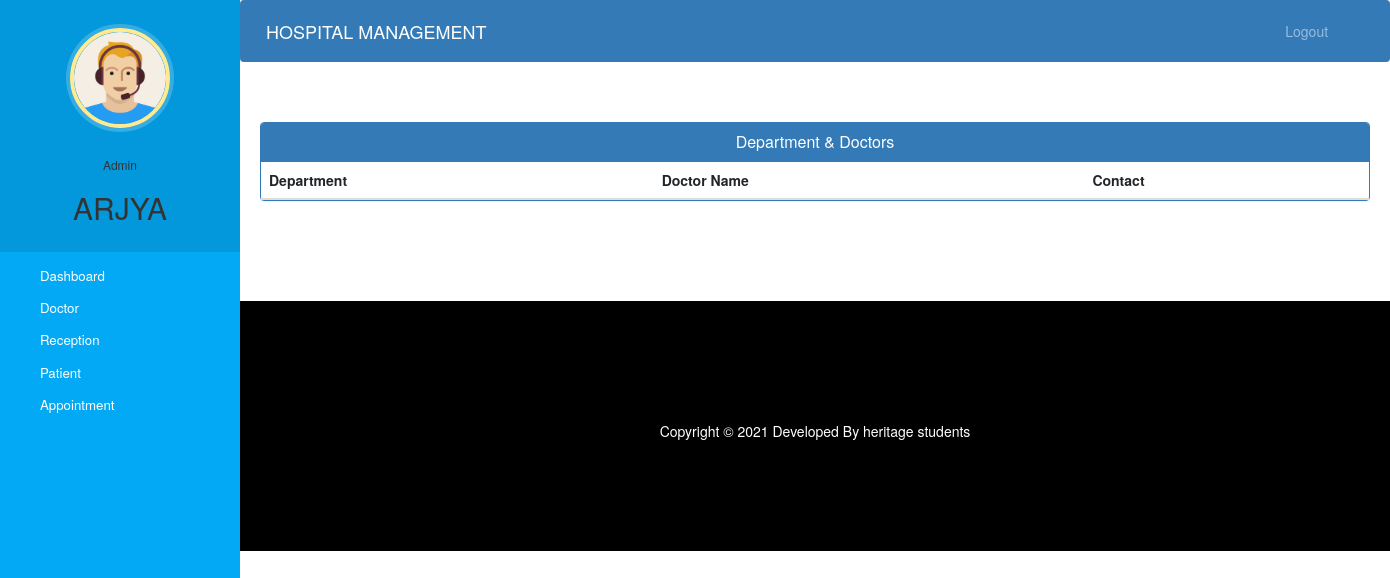
Page /admin-view-doctor-specialisation (signed in) on the earlier database version.
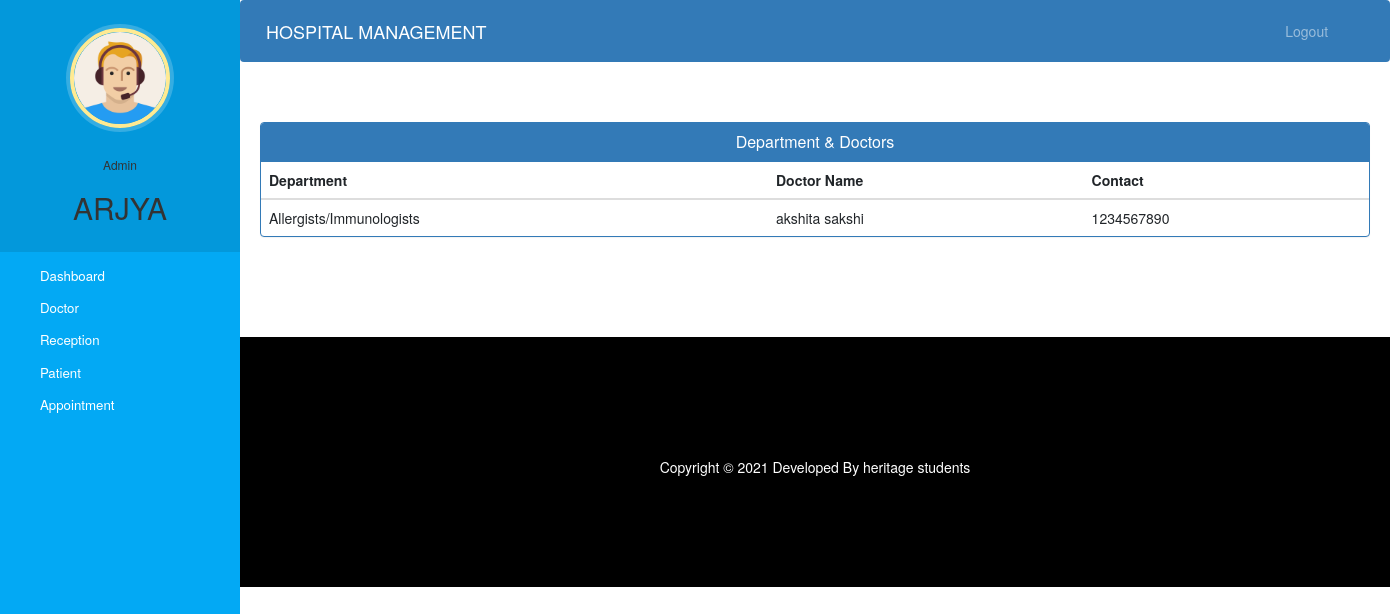
Same page on the later database version.
### hospital/models.py (models this page shows, shortened)
class Doctor(models.Model):
    user=models.OneToOneField(User,on_delete=models.CASCADE)
    profile_pic= models.ImageField(upload_to='profile_pic/DoctorProfilePic/',null=True,blank=True)
    address = models.CharField(max_length=40)
    mobile = models.CharField(max_length=20,null=True)
    department= models.CharField(max_length=50,choices=departments,default='Cardiologist')
    status=models.BooleanField(default=False)
    @property
    def get_name(self):
        return self.user.first_name+" "+self.user.last_name

### hospital/views.py (the view)
# urls.py: path('admin-view-doctor-specialisation',views.admin_view_doctor_specialisation_view,name='admin-view-doctor-specialisation'),
@login_required(login_url='adminlogin')
@user_passes_test(is_admin)
def admin_view_doctor_specialisation_view(request):
    doctors=models.Doctor.objects.all().filter(status=True)
    return render(request,'hospital/admin_view_doctor_specialisation.html',{'doctors':doctors})

### hospital/views.py (called while the page is built)
def is_admin(user):
    return user.groups.filter(name='ADMIN').exists()

### templates/hospital/admin_view_doctor_Specialisation.html (shortened to what this page needs)
{% extends 'hospital/admin_base.html' %}
{% block content %}
<head>
  <link href="//netdna.bootstrapcdn.com/bootstrap/3.0.0/css/bootstrap.min.css" rel="stylesheet" id="bootstrap-css">
</head>
<div class="container">
  <div class="panel panel-primary">
    <div class="panel-heading">
      <h6 class="panel-title">Department & Doctors</h6>
    </div>
    <table class="table table-hover" id="dev-table">
      <thead>
        <tr>
          <th>Department</th>
          <th>Doctor Name</th>
          <th>Contact</th>
        </tr>
      </thead>
      {% for d in doctors %}
      <tr>
        <td>{{d.department}}</td>
        <td> {{d.get_name}}</td>
        <td>{{d.mobile}}</td>
      </tr>
      {% endfor %}
    </table>
  </div>
</div>
{% endblock content %}

Differences in the rows shown:
added Doctor: department "Allergists/Immunologists", get_name "akshita sakshi", mobile "1234567890"
